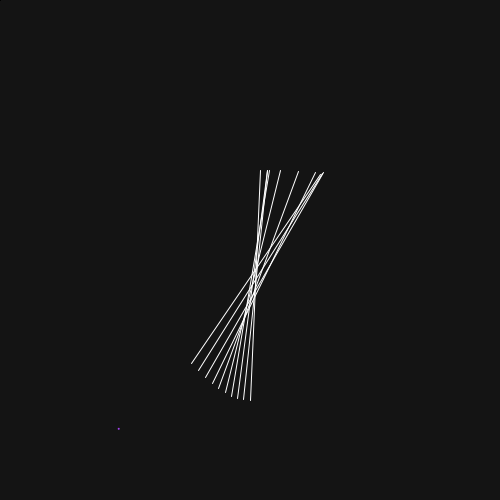
Frame 1 (no input)
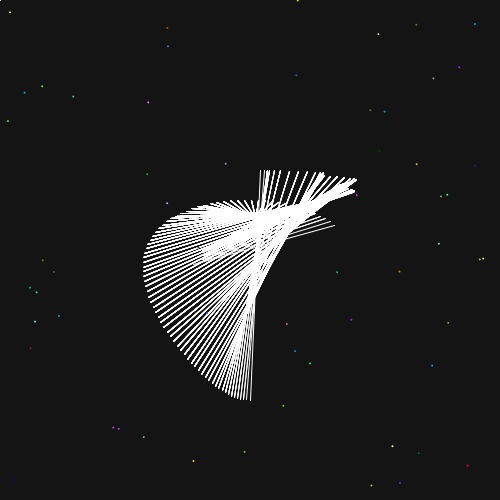
Frame 60 (the mouse pressed at the canvas centre just before this capture)
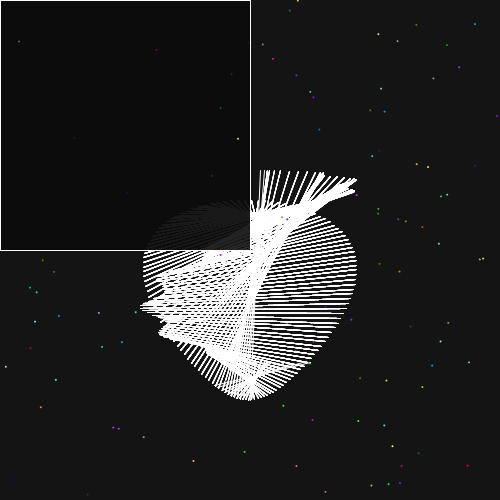
Frame 120 (the mouse held since frame 60 and released just before this capture)

The Processing sketch that drew these frames (run headless with seeded random() and noise(); from frame 60 on, the mouse is pressed at the canvas centre):

// Processing sketch: Processing
// ── Processing.pde
// y = 5x 

// x = 5t
// y = 3t + 3

static final int NUM_LINES = 10;
float t;



void setup (){
  background(20);
  size(500,500);
}

void draw(){
  fill(0,10);
  rect(0,0,mouseX,mouseY);
  fill(random(255), random(255), random(255));
  noStroke();
  ellipse(random(width), random(height), 2,2);
  
  stroke(255);
  
  
  translate (width/2, height/2);
  
  for(int i = 0;i< NUM_LINES; i++){
  line(x1(t+i), y1(t+i), x2(t+i), y2(t+i));
}
  t+=0.5;
}

float x1(float t) {
  return sin(-t/10) *100 + sin(t/5) * 20;
}

float y1(float t) {
  return cos(t/10) *100 + sin(t/5) +50;
}

float x2(float t) {
  return sin(t/10) *100 + sin(t) * 2+ cos(t) * 10;
}

float y2(float t) {
  return -cos(t/20) *100 + cos(t/12) * 20;
}
